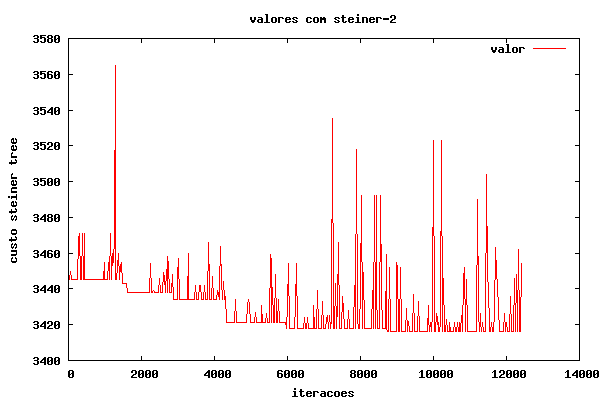

Reproduce this figure in gnuplot.
set terminal png size 600, 400
set output "2graph.png"

set title "valores com steiner-2"
set xlabel "iteracoes"
set ylabel "custo steiner tree"

plot "2graph.dat" using 1:2 with lines title "valor"